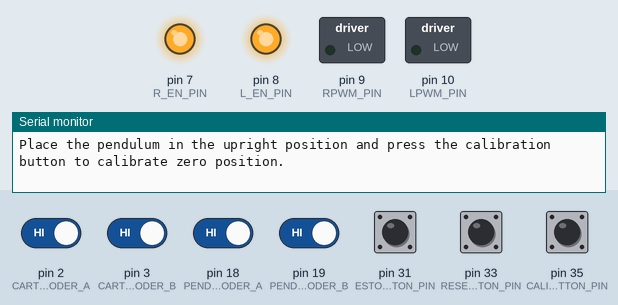
Recording of a sketch running on a simulated Arduino Mega 2560, built with avr-gcc and run on an emulated ATmega2560. Shown: switched loads named in the sketch (green lamp = pin HIGH), output pins drawn as LEDs (lit = HIGH), the last lines printed to the serial monitor. The test bench sets the inputs (shaded band); at power-on: pin 2 (CART_ENCODER_A), pin 3 (CART_ENCODER_B), pin 18 (PENDULUM_ENCODER_A), pin 19 (PENDULUM_ENCODER_B), pin 31 (ESTOP_BUTTON_PIN), pin 33 (RESET_BUTTON_PIN), pin 35 (CALIBRATION_BUTTON_PIN) HIGH.

Above: at 0.8 s.
0.9 s: pin 31 (ESTOP_BUTTON_PIN) pulled LOW for 0.15 s
At 1.2 s:
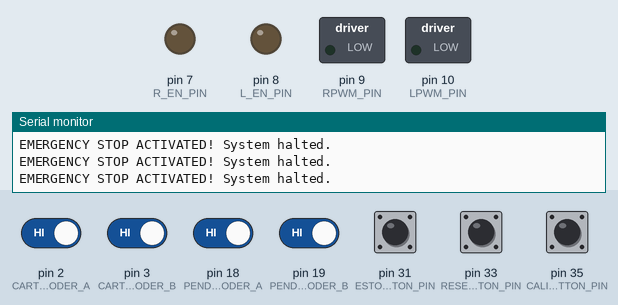
2.5 s: pin 35 (CALIBRATION_BUTTON_PIN) pulled LOW for 0.15 s
4.1 s: pin 18 (PENDULUM_ENCODER_A) driven LOW and pin 31 (ESTOP_BUTTON_PIN) driven LOW
7.1 s: pin 33 (RESET_BUTTON_PIN) pulled LOW for 0.15 s
At 8.1 s:
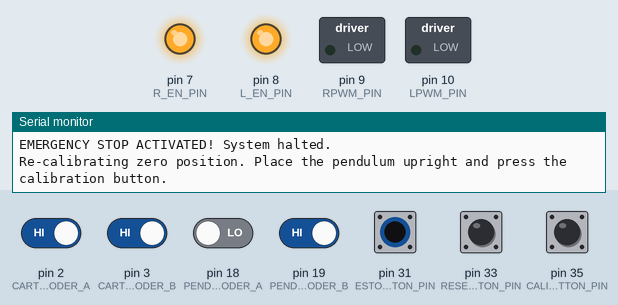
8.7 s: pin 35 (CALIBRATION_BUTTON_PIN) pulled LOW for 1 s
At 10.9 s:
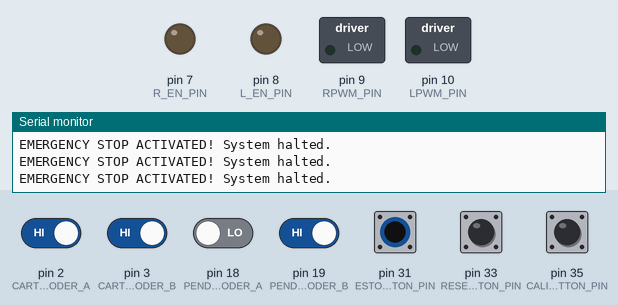
11.2 s: pin 33 (RESET_BUTTON_PIN) pulled LOW for 1 s
At 12.5 s:
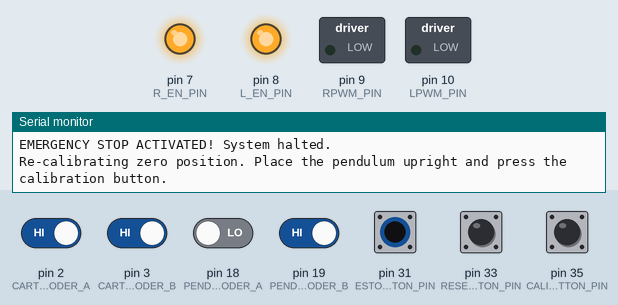
Timing chart, 0 to 14.2 s (numbered marks = the images above; inputs shaded):
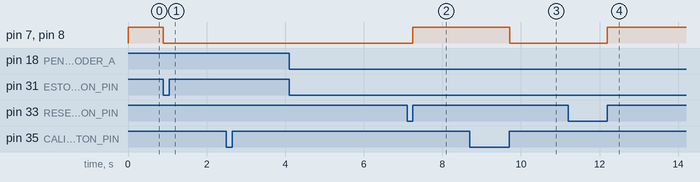

Measured:
- after the input at 0.9 s, pin 7 (R_EN_PIN), pin 8 (L_EN_PIN): HIGH → LOW at once
- after the input at 7.1 s, pin 7 (R_EN_PIN), pin 8 (L_EN_PIN): LOW → HIGH after 0.15 s
- after the input at 8.7 s, pin 7 (R_EN_PIN), pin 8 (L_EN_PIN): HIGH → LOW after 1.0 s
- after the input at 11.2 s, pin 7 (R_EN_PIN), pin 8 (L_EN_PIN): LOW → HIGH after 1.0 s

The sketch:

PID_V2.ino
```cpp
/**
 * == Inverted Pendulum Stabilization using PID Control ==
 *
 * == Hardware Specification ==
 * - Motor Driver: BTS7960 to drive XD775 DC motor
 * - Cart Configuration: Cart on linear rails with encoder mounted on idler side using a pulley
 * - Encoders: Two rotary encoders with 600 PPR
 *   - Cart Encoder: Mounted on idler pulley (measures cart position)
 *   - Pendulum Encoder: Mounted on pendulum pivot (measures pendulum angle)
 * - Calibration Button: Pushbutton connected to pin 35 (used for zero position calibration)
 * - Emergency Stop Button: Pushbutton connected to pin 39 (used to immediately cut off power)
 * - Reset Button: Pushbutton connected to pin 33 (used to reset the system after emergency stop)
 */

#include <Arduino.h>

// === Pin Definitions ===

// Cart encoder pins (adjust if necessary)
const uint8_t CART_ENCODER_A = 2;   // Cart encoder output A
const uint8_t CART_ENCODER_B = 3;   // Cart encoder output B

// Pendulum encoder pins (adjust if necessary)
const uint8_t PENDULUM_ENCODER_A = 18; // Pendulum encoder output A
const uint8_t PENDULUM_ENCODER_B = 19; // Pendulum encoder output B

// Calibration button pin
const uint8_t CALIBRATION_BUTTON_PIN = 35;  // Pushbutton for zero position calibration

// Emergency stop button pin
const uint8_t ESTOP_BUTTON_PIN = 31;        // Pushbutton for emergency stop

// Reset button pin
const uint8_t RESET_BUTTON_PIN = 33;        // Pushbutton for system reset

// BTS7960 motor driver pins (adjust if necessary)
const uint8_t RPWM_PIN = 9;  // Right PWM input of BTS7960
const uint8_t LPWM_PIN = 10; // Left PWM input of BTS7960
const uint8_t R_EN_PIN = 7;  // Right enable pin of BTS7960
const uint8_t L_EN_PIN = 8;  // Left enable pin of BTS7960

// === System Constants ===

// Encoder pulses per revolution (PPR)
const int ENCODER_PPR = 600;  // Encoder PPR as per datasheet

// If using quadrature encoding, counts per revolution (CPR) is 4 times PPR
const int COUNTS_PER_REVOLUTION = ENCODER_PPR * 4;

// Physical constants
const float PULLEY_RADIUS = 0.01f;      // Pulley radius in meters (adjust to match your pulley)
const float POSITION_LIMIT = 0.35f;     // Maximum cart position in meters (adjust based on your rail length)
const float PULLEY_CIRCUMFERENCE = 2.0f * PI * PULLEY_RADIUS; // Precomputed circumference

// Control thresholds
const float THETA_THRESHOLD = PI / 6.0f;  // Maximum allowable pendulum angle (30 degrees in radians)
const float PI2 = 2.0f * PI;              // Constant for 2*pi

// === Encoder Variables ===

volatile long cartEncoderValue = 0L;        // Cart encoder count
volatile uint8_t lastCartEncoded = 0;       // Last encoded value for cart encoder

volatile long pendulumEncoderValue = 0L;    // Pendulum encoder count
volatile uint8_t lastPendulumEncoded = 0;   // Last encoded value for pendulum encoder

long pendulumZeroCount = 0L;  // Encoder count when pendulum is upright (zero position)

// === Timing Variables ===

unsigned long lastTimeMicros = 0L;     // Last time stamp in microseconds
float dt = 0.0f;                       // Delta time in seconds

// Control loop timing
unsigned long lastLoopTime = 0L;                // Last control loop time
const unsigned long LOOP_INTERVAL_MICROS = 5000; // Control loop interval in microseconds (5 ms)

// Logging timing
unsigned long lastLogTime = 0L;                 // Last logging time
const unsigned long LOG_INTERVAL_MS = 100;      // Logging interval in milliseconds

// === State Variables ===

// Cart state
float x = 0.0f;          // Cart position in meters
float last_x = 0.0f;     // Previous cart position
float v = 0.0f;          // Cart velocity in meters per second

// Pendulum state
float theta = 0.0f;      // Pendulum angle in radians
float last_theta = 0.0f; // Previous pendulum angle
float w = 0.0f;          // Pendulum angular velocity in radians per second

// === PID Control Variables ===

// Existing PID gains for pendulum angle
float Kp_theta = 23.0f;  // Proportional gain for pendulum angle
float Ki_theta = 1.0f;    // Integral gain for pendulum angle
float Kd_theta = 0.1f;    // Derivative gain for pendulum angle

// New proportional gain for cart position
float Kp_x = 0.2f;        // Proportional gain for cart position (tune as needed)

// PID terms for pendulum angle
float error_theta = 0.0f;       // Error between desired and actual angle
float last_error_theta = 0.0f;  // Previous error for pendulum angle
float integral_theta = 0.0f;    // Integral of error for pendulum angle
float derivative_theta = 0.0f;  // Derivative of error for pendulum angle

// Control variables
float control = 0.0f;     // Control signal (voltage)
float u = 0.0f;           // Control signal mapped to PWM value

// Emergency stop flag
bool eStopActivated = false;  // Flag to indicate if emergency stop is activated

// === Function Prototypes ===

void cartEncoderHandler();         // Interrupt handler for cart encoder
void pendulumEncoderHandler();     // Interrupt handler for pendulum encoder
float saturate(float v, float maxValue);  // Function to limit a value to a maximum
float getAngle(long pulses);              // Function to calculate pendulum angle from encoder pulses
float getCartPosition(long pulses);       // Function to calculate cart position from encoder pulses
void driveMotor(float u);                 // Function to drive motor based on control signal
boolean isControllable(float theta);      // Function to check if pendulum is within controllable angle
void log_state(float control, float u);   // Function to log system state for debugging
void emergencyStop();                     // Function to handle emergency stop
void resetSystem();                       // Function to reset the system after emergency stop

// === Encoder Lookup Table for Efficient Quadrature Decoding ===

const int8_t encoderLookupTable[16] = {
    0, -1, 1, 0,
    1, 0, 0, -1,
    -1, 0, 0, 1,
    0, 1, -1, 0
};

// === Setup Function ===

void setup() {
  // Initialize serial communication for debugging
  Serial.begin(115200);

  // Configure cart encoder pins as inputs with pull-up resistors
  pinMode(CART_ENCODER_A, INPUT_PULLUP);
  pinMode(CART_ENCODER_B, INPUT_PULLUP);

  // Configure pendulum encoder pins as inputs with pull-up resistors
  pinMode(PENDULUM_ENCODER_A, INPUT_PULLUP);
  pinMode(PENDULUM_ENCODER_B, INPUT_PULLUP);

  // Configure calibration button pin as input with pull-up resistor
  pinMode(CALIBRATION_BUTTON_PIN, INPUT_PULLUP);  // Using internal pull-up resistor

  // Configure emergency stop button pin as input with pull-up resistor
  pinMode(ESTOP_BUTTON_PIN, INPUT_PULLUP);        // Using internal pull-up resistor

  // Configure reset button pin as input with pull-up resistor
  pinMode(RESET_BUTTON_PIN, INPUT_PULLUP);        // Using internal pull-up resistor

  // Attach interrupts for cart encoder (quadrature decoding)
  attachInterrupt(digitalPinToInterrupt(CART_ENCODER_A), cartEncoderHandler, CHANGE);
  attachInterrupt(digitalPinToInterrupt(CART_ENCODER_B), cartEncoderHandler, CHANGE);

  // Attach interrupts for pendulum encoder (quadrature decoding)
  attachInterrupt(digitalPinToInterrupt(PENDULUM_ENCODER_A), pendulumEncoderHandler, CHANGE);
  attachInterrupt(digitalPinToInterrupt(PENDULUM_ENCODER_B), pendulumEncoderHandler, CHANGE);

  // Configure motor driver pins as outputs
  pinMode(RPWM_PIN, OUTPUT);
  pinMode(LPWM_PIN, OUTPUT);
  pinMode(R_EN_PIN, OUTPUT);
  pinMode(L_EN_PIN, OUTPUT);

  // Enable the motor driver by setting enable pins HIGH
  digitalWrite(R_EN_PIN, HIGH);
  digitalWrite(L_EN_PIN, HIGH);

  // Initialize motor outputs to zero (motor stopped)
  analogWrite(RPWM_PIN, 0);
  analogWrite(LPWM_PIN, 0);

  // Initialize timing
  lastTimeMicros = micros();
  lastLoopTime = micros();
  lastLogTime = millis();

  // Initialize PID variables
  integral_theta = 0.0f;
  last_error_theta = 0.0f;

  // Wait for pendulum to be placed upright for zero calibration using pushbutton
  Serial.println("Place the pendulum in the upright position and press the calibration button to calibrate zero position.");

  // Wait for button press (active low)
  while (digitalRead(CALIBRATION_BUTTON_PIN) == HIGH) {
    // Check for emergency stop activation during calibration
    if (digitalRead(ESTOP_BUTTON_PIN) == LOW) {
      emergencyStop();
    }
    // Button not pressed yet
  }

  // Debounce delay
  delay(50);

  // Wait for button release
  while (digitalRead(CALIBRATION_BUTTON_PIN) == LOW) {
    // Check for emergency stop activation during calibration
    if (digitalRead(ESTOP_BUTTON_PIN) == LOW) {
      emergencyStop();
    }
    // Wait for button to be released
  }

  // Calibration complete
  pendulumZeroCount = pendulumEncoderValue;  // Store the zero position count
  Serial.println("Pendulum zero position calibrated.");
}

// === Main Loop Function ===

void loop() {
  // Check for emergency stop activation
  if (digitalRead(ESTOP_BUTTON_PIN) == LOW) {
    emergencyStop();
  }

  // Check for reset button activation
  if (digitalRead(RESET_BUTTON_PIN) == LOW) {
    resetSystem();
  }

  // If emergency stop is activated, do not proceed with control
  if (eStopActivated) {
    return;
  }

  // Control loop timing
  unsigned long now = micros();
  if (now - lastLoopTime >= LOOP_INTERVAL_MICROS) {
    dt = (now - lastTimeMicros) / 1000000.0f;  // Convert microseconds to seconds
    lastTimeMicros = now;
    lastLoopTime = now;

    // --- Update Cart State ---

    // Calculate cart position (x) in meters
    x = getCartPosition(cartEncoderValue);

    // Calculate cart velocity (v) in meters per second
    v = (x - last_x) / dt;

    // --- Update Pendulum State ---

    // Calculate pendulum angle (theta) in radians
    theta = getAngle(pendulumEncoderValue);

    // Calculate pendulum angular velocity (w) in radians per second
    w = (theta - last_theta) / dt;

    // --- PID Control Logic ---

    // Calculate pendulum angle error (desired angle is 0)
    float error_theta = theta;

    // Calculate cart position error (desired position is 0)
    float error_x = x;  // x_desired = 0.0f

    // Update integral term for pendulum angle
    integral_theta += error_theta * dt;

    // Calculate derivative term for pendulum angle
    float derivative_theta = (error_theta - last_error_theta) / dt;

    // Compute control signal:
    // Combine pendulum PID and cart position proportional control
    control = (Kp_theta * error_theta) + (Ki_theta * integral_theta) + (Kd_theta * derivative_theta) + (Kp_x * error_x);

    // Limit control signal to maximum allowable voltage (e.g., ±12V)
    control = saturate(control, 12.0f);  // Adjust the limit based on your motor's voltage

    // Map control signal to PWM value (-254 to 254)
    u = (254.0f * control) / 12.0f;  // Scale control signal to PWM range

    // Invert the control signal if motor moves in the wrong direction
    // Uncomment the following line if needed
    // u = -u;

    // --- Motor Control ---

    // Apply control signal if system is within controllable range
    if (isControllable(theta) && fabs(x) < POSITION_LIMIT) {
      driveMotor(u);  // Drive motor with control signal
    } else {
      driveMotor(0);  // Stop motor if out of control range
      integral_theta = 0.0f; // Reset integral term to prevent windup
    }

    // --- Update Previous State Variables ---

    last_x = x;                     // Update last cart position
    last_theta = theta;             // Update last pendulum angle
    last_error_theta = error_theta; // Update last error

    // --- Logging ---

    log_state(control, u);  // Log state variables for debugging
  }
}

// === Function Definitions ===

/**
 * Interrupt handler for cart encoder
 * Reads the quadrature encoder signals and updates the encoder count
 */
void cartEncoderHandler() {
  // Read the current state of the encoder pins
  uint8_t MSB = digitalRead(CART_ENCODER_A);  // Most significant bit
  uint8_t LSB = digitalRead(CART_ENCODER_B);  // Least significant bit

  // Combine the two bits into a single value
  uint8_t encoded = (MSB << 1) | LSB;

  // Calculate the state transition
  uint8_t sum = (lastCartEncoded << 2) | encoded;

  // Update encoder count based on the lookup table
  cartEncoderValue += encoderLookupTable[sum & 0x0F];

  // Store current encoded value for the next interrupt
  lastCartEncoded = encoded;
}

/**
 * Interrupt handler for pendulum encoder
 * Reads the quadrature encoder signals and updates the encoder count
 */
void pendulumEncoderHandler() {
  // Read the current state of the encoder pins
  uint8_t MSB = digitalRead(PENDULUM_ENCODER_A);  // Most significant bit
  uint8_t LSB = digitalRead(PENDULUM_ENCODER_B);  // Least significant bit

  // Combine the two bits into a single value
  uint8_t encoded = (MSB << 1) | LSB;

  // Calculate the state transition
  uint8_t sum = (lastPendulumEncoded << 2) | encoded;

  // Update encoder count based on the lookup table
  pendulumEncoderValue += encoderLookupTable[sum & 0x0F];

  // Store current encoded value for the next interrupt
  lastPendulumEncoded = encoded;
}

/**
 * Saturate a value to a specified maximum magnitude
 * @param v The input value
 * @param maxValue The maximum allowable magnitude
 * @return The saturated value
 */
float saturate(float v, float maxValue) {
  if (v > maxValue) return maxValue;
  if (v < -maxValue) return -maxValue;
  return v;
}

/**
 * Calculate pendulum angle in radians from encoder pulses
 * @param pulses The encoder pulse count
 * @return The calculated angle in radians
 */
float getAngle(long pulses) {
  // Adjust pulses by subtracting the zero offset
  long adjustedPulses = pulses - pendulumZeroCount;

  // Calculate the angle in radians
  float angle = (PI2 * adjustedPulses) / COUNTS_PER_REVOLUTION;

  // Normalize angle to the range [-PI, PI]
  angle = fmod(angle + PI, PI2) - PI;

  return angle;
}

/**
 * Calculate cart position in meters from encoder pulses
 * @param pulses The encoder pulse count
 * @return The calculated position in meters
 */
float getCartPosition(long pulses) {
  // Calculate linear distance moved based on pulley circumference and encoder pulses
  // Distance = (number of rotations) * (circumference of pulley)
  float distance = (pulses / (float)COUNTS_PER_REVOLUTION) * PULLEY_CIRCUMFERENCE;
  return distance;
}

/**
 * Drive the motor based on the control signal
 * @param u Control signal mapped to PWM value (-254 to 254)
 */
void driveMotor(float u) {
  // Limit PWM value to allowable range
  u = saturate(u, 254.0f);  // 254 is maximum for analogWrite

  int pwm_value = (int)fabs(u);

  if (u > 0.0f) {
    // Forward direction
    analogWrite(RPWM_PIN, pwm_value);  // Set right PWM
    analogWrite(LPWM_PIN, 0);          // Left PWM off
  } else if (u < 0.0f) {
    // Reverse direction
    analogWrite(RPWM_PIN, 0);          // Right PWM off
    analogWrite(LPWM_PIN, pwm_value);  // Set left PWM
  } else {
    // Stop motor
    analogWrite(RPWM_PIN, 0);          // Right PWM off
    analogWrite(LPWM_PIN, 0);          // Left PWM off
  }
}

/**
 * Check if the pendulum is within the controllable angle range
 * @param theta The current pendulum angle in radians
 * @return True if within range, False otherwise
 */
boolean isControllable(float theta) {
  return fabs(theta) < THETA_THRESHOLD;  // Returns true if angle is less than threshold
}

/**
 * Log the system state variables for debugging
 * @param control The control signal before scaling
 * @param u The control signal mapped to PWM value
 */
void log_state(float control, float u) {
  // Control logging frequency
  unsigned long currentTime = millis();
  if (currentTime - lastLogTime >= LOG_INTERVAL_MS) {
    lastLogTime = currentTime;

    // Output data with labels for Serial Monitor
    Serial.print("Theta (deg): ");
    Serial.print(theta * 180.0f / PI, 2);  // Pendulum angle in degrees
    Serial.print("\t");

    Serial.print("Angular Velocity (deg/s): ");
    Serial.print(w * 180.0f / PI, 2);      // Angular velocity in degrees/sec
    Serial.print("\t");

    Serial.print("Cart Position (m): ");
    Serial.print(x, 4);                    // Cart position in meters
    Serial.print("\t");

    Serial.print("Cart Velocity (m/s): ");
    Serial.print(v, 4);                    // Cart velocity in m/s
    Serial.print("\t");

    Serial.print("Control (V): ");
    Serial.print(control, 4);              // Control signal in volts
    Serial.print("\t");

    Serial.print("PWM Output: ");
    Serial.print(u, 4);                     // PWM Output
    Serial.print("\t");

    Serial.print("Error_X (m): ");
    Serial.println(x, 4);                   // Cart position error (since x_desired = 0)
  }
}

/**
 * Handle the emergency stop condition
 * When activated, cut off power to the motor and halt operation
 */
void emergencyStop() {
  // Set emergency stop flag
  eStopActivated = true;

  // Stop the motor immediately
  driveMotor(0);

  // Disable the motor driver by setting enable pins LOW
  digitalWrite(R_EN_PIN, LOW);
  digitalWrite(L_EN_PIN, LOW);

  // Print emergency stop message
  Serial.println("EMERGENCY STOP ACTIVATED! System halted.");
}

/**
 * Reset the system after emergency stop
 * When reset button is pressed, re-enable the motor driver and reset variables
 */
void resetSystem() {
  // If emergency stop was activated, reset the system
  if (eStopActivated) {
    // Debounce delay
    delay(50);

    // Wait for reset button release
    while (digitalRead(RESET_BUTTON_PIN) == LOW) {
      // Wait for button to be released
    }

    // Re-enable motor driver
    digitalWrite(R_EN_PIN, HIGH);
    digitalWrite(L_EN_PIN, HIGH);

    // Reset variables
    eStopActivated = false;
    integral_theta = 0.0f;
    last_error_theta = 0.0f;
    last_x = x;
    last_theta = theta;

    // Optionally, re-calibrate zero position if needed
    // Uncomment the following lines if you want to re-calibrate
    Serial.println("Re-calibrating zero position. Place the pendulum upright and press the calibration button.");
    while (digitalRead(CALIBRATION_BUTTON_PIN) == HIGH) {
      // Wait for calibration button press
    }
    delay(50);
    while (digitalRead(CALIBRATION_BUTTON_PIN) == LOW) {
      // Wait for calibration button release
    }
    pendulumZeroCount = pendulumEncoderValue;
    Serial.println("Pendulum zero position re-calibrated.");

    Serial.println("System reset. Resuming operation.");
  }
}
```
